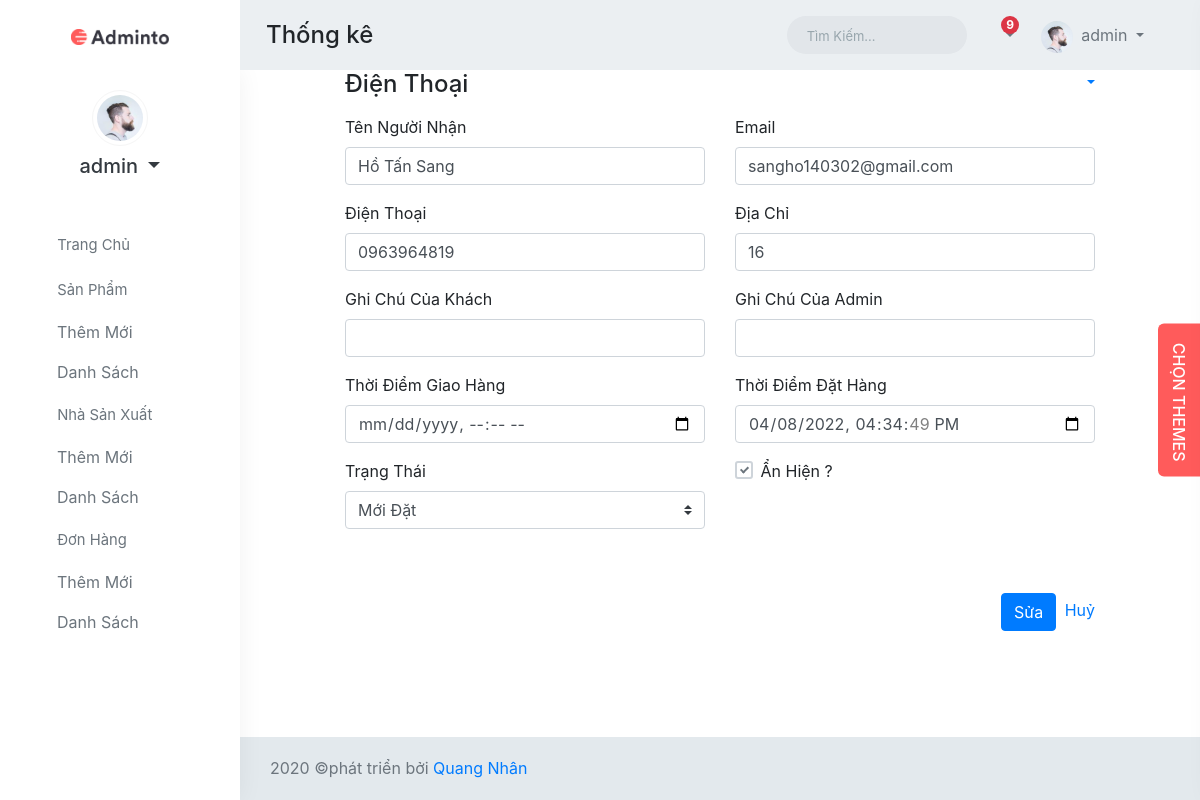
Page /admin/index.php?ctrl=donhang&act=edit&id=34 (signed in) on the committed database.
### tables this page shows
CREATE TABLE `donhang` (
  `idDH` int(11) NOT NULL COMMENT 'id của đơn hàng',
  `ThoiDiemDatHang` datetime NOT NULL COMMENT 'Thời điểm đặt hàng',
  `ThoiDiemGiaoHang` datetime DEFAULT NULL COMMENT 'Thời điểm giao hàng',
  `idUser` int(11) DEFAULT NULL COMMENT 'mã người mua',
  `TenNguoiNhan` varchar(200) DEFAULT NULL COMMENT 'Họ tên người nhận',
  `EmailNguoiNhan` varchar(200) DEFAULT NULL COMMENT 'email người nhận',
  `dienthoai` varchar(10) NOT NULL,
  `DiaChiNguoiNhan` varchar(200) DEFAULT NULL COMMENT 'địa chỉ người nhận',
  `AnHien` tinyint(1) DEFAULT NULL COMMENT 'ẩn hiện',
  `TrangThai` tinyint(1) NOT NULL DEFAULT 0 COMMENT '0; là chưa xử lý, 1 là đả xử lý',
  `GhiChuCuaKhach` varchar(2000) DEFAULT NULL,
  `GhiChuCuaAdmin` varchar(2000) DEFAULT NULL,
  `keybill` int(11) NOT NULL
);

### system/database.php (called while the page is built, shortened)
<?php
class Model_db{
    function __construct(){
        try {
            $ConnectionOption = array
                (
                    PDO::MYSQL_ATTR_INIT_COMMAND => "SET NAMES 'utf8'",
                    PDO::ATTR_ERRMODE => PDO::ERRMODE_EXCEPTION,
                );
            $conn = new PDO ('mysql:host='.HOST_DB.';dbname='.NAME_DB.';charset=utf8', USER_DB, PASS_DB, $ConnectionOption);
            $conn->setAttribute(PDO::ATTR_ERRMODE, PDO::ERRMODE_EXCEPTION);
            return $conn;
        } catch(PDOException $e) {
          echo "Lỗi Kết Nối database: " . $e->getMessage();
        }
    }
    function result1($fe,$sql){
        $sqlValue = array_slice(func_get_args(),2);
        try {
            $conn = $this->__construct();
            $stmt = $conn->prepare($sql);
            $stmt->execute($sqlValue);
            if($fe===0)return $stmt->fetchAll();elseif($fe===1)return $stmt->fetch(PDO::FETCH_ASSOC);
        } catch (PDOException $e) {
            echo "Lỗi: " . $e->getMessage();
        }
        finally{
            unset($conn);
        }
    }
}

### admin/models/donhang.php (called while the page is built, shortened)
<?php
 class Model_donhang extends Model_db{
    function getBillDetail($id)
    {
        $sql = "SELECT * FROM donhang WHERE idDH = ?";
        return $this->result1(1,$sql,$id);
    }
}

### admin/views/donhang_edit.php (the view, shortened to what this page needs)
<div class="content-page">
                <div class="content">
                    <div class="container-fluid">
                        <div class="row d-flex justify-content-center">
                            <div class="col-xl-10">
                                <div class="card-box">
                                    <div class="dropdown float-right">
                                        <a href="#" class="dropdown-toggle arrow-none card-drop" data-toggle="dropdown" aria-expanded="false">
                                        </a>
                                    </div>
                                    <h4 class="header-title mt-0 mb-3">Điện Thoại</h4>
                                    <form data-parsley-validate novalidate method="post" enctype="multipart/form-data">
                                        <div class="row">
                                            <div class="col-lg-6">
                                                <div class="form-group">
                                                    <label for="">Tên Người Nhận</label>
                                                    <input type="text" name="name"  parsley-trigger="change" required
                                                        placeholder="Nhập tên nhà sản xuất" value="<?=$getBillDetail['TenNguoiNhan']?>" class="form-control" id="userName">
                                                </div>
                                            </div>
                                            <div class="col-lg-6">
                                                <div class="form-group">
                                                    <label for="">Email</label>
                                                    <input  type="text" name="email" parsley-trigger="change" required
                                                        placeholder="Nhập giá" value="<?=$getBillDetail['EmailNguoiNhan']?>" class="form-control" id="emailAddress">
                                                </div>
                                            </div>
                                        </div>
                                       <div class="row">
                                            <div class="col-lg-6">
                                                <div class="form-group">
                                                    <label for="">Điện Thoại</label>
                                                    <input  type="number" name="dienthoai" parsley-trigger="change" required
                                                        placeholder="Nhập giảm giá" value="<?=$getBillDetail['dienthoai']?>" class="form-control" id="emailAddress">
                                                </div>
                                            </div>
                                            <div class="col-lg-6">
                                                <div class="form-group">
                                                    <label for="">Địa Chỉ</label>
                                                    <input type="text" name="diachi" value="<?=$getBillDetail['DiaChiNguoiNhan']?>" class="form-control" >
                                                </div>
                                            </div>
                                        </div>
                                        <div class="row">
                                            <div class="col-lg-6">
                                                <div class="form-group">
                                                    <label for="">Ghi Chú Của Khách</label>
                                                    <input type="text" name="ghichucuakhach" value="<?=$getBillDetail['GhiChuCuaKhach']?>" class="form-control" >
                                                </div>
                                            </div>
                                            <div class="col-lg-6">
                                                <div class="form-group">
                                                    <label for="">Ghi Chú Của Admin</label>
                                                    <input type="text" name="ghichucuaadmin"  value="<?=$getBillDetail['GhiChuCuaAdmin']?>" class="form-control" >
                                                </div>
                                            </div>
                                        </div>
                                        <div class="row">
                                            <div class="col-lg-6">
                                                <div class="form-group">
                                                    <label for="">Thời Điểm Giao Hàng</label>
                                                    <input name="thoidiemgiaohang" class="form-control" type="datetime-local" value="<?=join("T",explode(" ",$getBillDetail['ThoiDiemGiaoHang']));?>" id="example-datetime-local-input">
                                                </div>
                                            </div>
                                            <div class="col-lg-6">
                                                <div class="form-group">
                                                    <label for="">Thời Điểm Đặt Hàng</label>
                                                    <input name="thoidiemdathang" class="form-control" type="datetime-local" value="<?=join("T",explode(" ",$getBillDetail['ThoiDiemDatHang']));?>" id="example-datetime-local-input">
                                                </div>
                                            </div>
                                        </div>
                                        <div class="row">
                                            <div class="col-lg-6">
                                                <div class="form-group">
                                                    <label for="">Trạng Thái</label>
                                                    <select class="custom-select" name="trangthai" id="validationServer04" aria-describedby="validationServer04Feedback" required>
                                                        <?php if($getBillDetail['TrangThai'] == '1'){
                                                                echo '<option value="1" selected>Đang Xử Lý</option>
                                                                    <option value="0">Mới Đặt</option>';
                                                        } else{
                                                            echo '<option value="1" >Đang Xử Lý</option>
                                                                <option selected value="0">Mới Đặt</option>';
                                                        }
                                                        ?>
                                                    </select>
                                                </div>
                                            </div>
                                            <div class="col-lg-6">
                                                <div class="form-group">
                                                    <div class="checkbox">
                                                        <label for="remember-1">Ẩn Hiện ? </label>
                                                    </div>
                                                </div>
                                            </div>
                                        </div>
                                        <div class="form-group text-right mb-0 mt-5">
                                            <input type="submit" name="sua" class="btn btn-primary waves-effect waves-light mr-1" value="Sửa">
                                           <a href="?ctrl=donhang&act=index" clas="btn btn-secondary waves-effect waves-light">Huỷ</a>
                                        </div>
                                    </form>
                                </div>
                            </div>
                        </div>
                    </div>
                </div>
            </div>

### rows in the picture
donhang: name "Hồ Tấn Sang", email "sangho140302@gmail.com", dienthoai "0963964819", diachi "16", thoidiemdathang "04/08/2022 16:34:49", trangthai "Mới Đặt"

### other values in the picture
$_SESSION['suser'] "admin"
